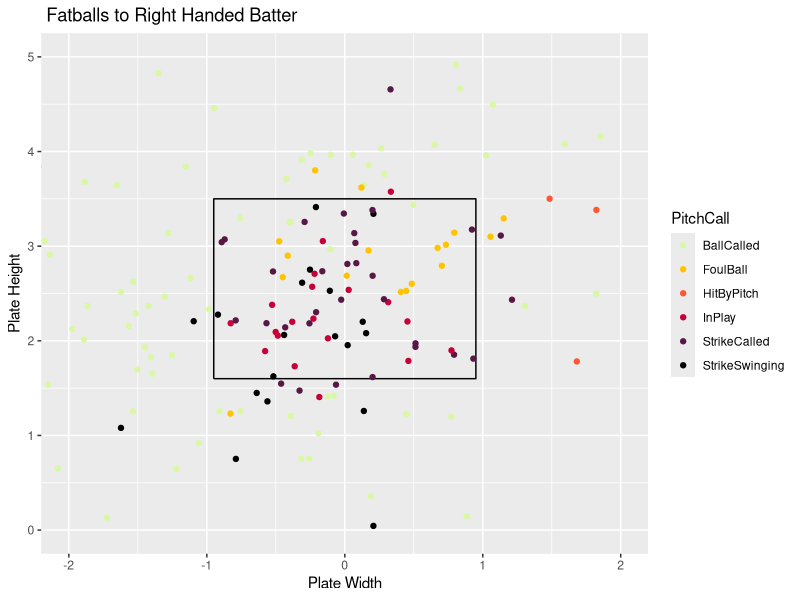
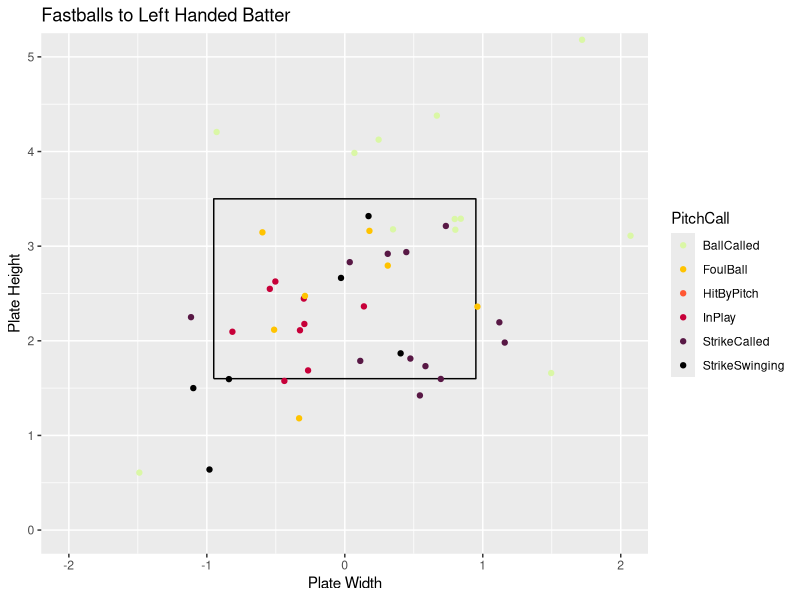

Here is the R script that generated these plots, in order:
## ---- chunk 1
knitr::opts_chunk$set(fig.align = "center", fig.width = 4, fig.height = 4, comment = NA, message = FALSE, warning = FALSE, echo = FALSE)
library(readr)
library(dplyr)
library(ggplot2)
library(tidyverse)
Master <- read_csv("Master.csv")
Pitcher <- Master %>%
  filter(Pitcher == "Hartman, Jack")
x <- c(-.95,.95,.95,-.95,-.95)
z <- c(1.6,1.6,3.5,3.5,1.6)
sz <- data_frame(x, z)
## ---- chunk 2
FastballsThrownR <- Pitcher %>%
  filter(TaggedPitchType == "Fastball" & BatterSide == "Right" & RelSpeed)
ggplot() +
  geom_path(data = sz, aes(x = x, y = z)) +
  coord_equal() +
  xlab("Plate Width") +
  ylab("Plate Height") +
  ggtitle(" Fatballs to Right Handed Batter") +
  geom_point(data = FastballsThrownR,aes(x = PlateLocSide, y = PlateLocHeight, color = PitchCall)) +
  coord_cartesian(xlim = c(-2, 2), ylim = c(0, 5)) +
  scale_color_discrete(limits = c("StrikeSwinging" ,"StrikeCalled", "BallCalled", "HitByPitch", "InPlay", "FoulBall", "Undefined")) +
  scale_color_manual(values = c("#DAF7A6","#FFC300", "#FF5733", "#C70039", "#581845", "#000000", "#009E73"))
## ---- chunk 3
FastballsThrownL <- Pitcher %>%
  filter(TaggedPitchType == "Fastball" & BatterSide == "Left")
ggplot() +
  geom_path(data = sz, aes(x = x, y = z)) +
  coord_equal() +
  xlab("Plate Width") +
  ylab("Plate Height") +
  ggtitle("Fastballs to Left Handed Batter") +
  geom_point(data = FastballsThrownL,aes(x = PlateLocSide, y = PlateLocHeight, color = PitchCall)) +
  coord_cartesian(xlim = c(-2, 2), ylim = c(0, 5)) +
  scale_color_discrete(limits = c("StrikeSwinging" ,"StrikeCalled", "BallCalled", "HitByPitch", "InPlay", "FoulBall", "Undefined")) +
  scale_color_manual(values = c("#DAF7A6","#FFC300", "#FF5733", "#C70039", "#581845", "#000000", "#009E73"))
